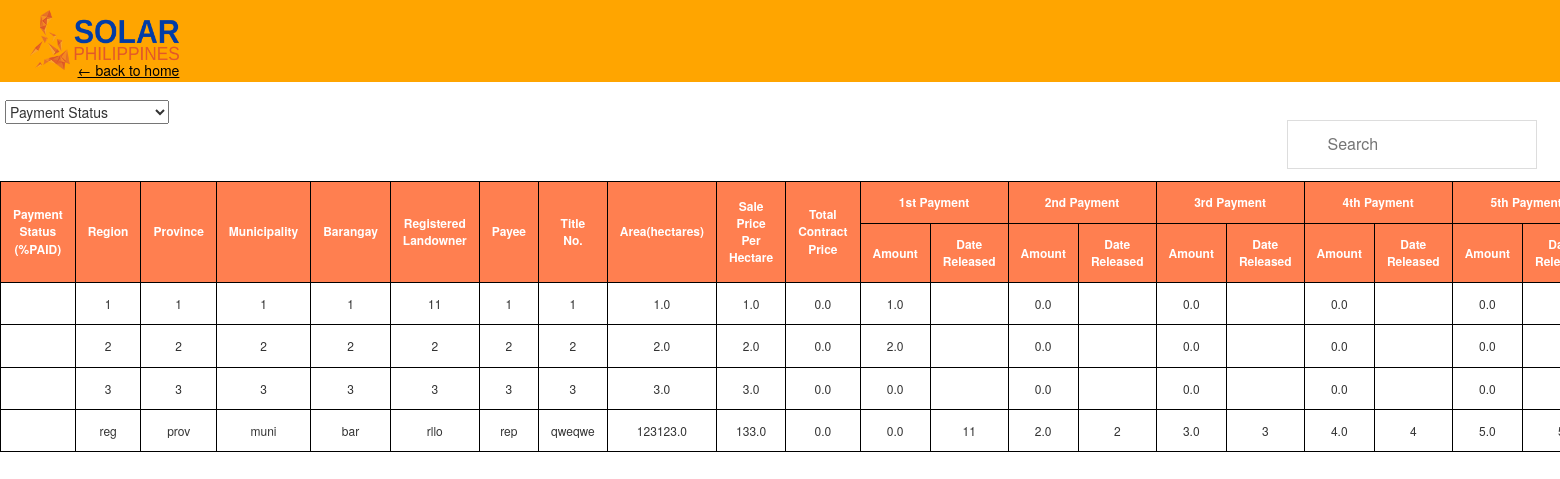
The page /homepage/salesview/ on the database as committed earlier.
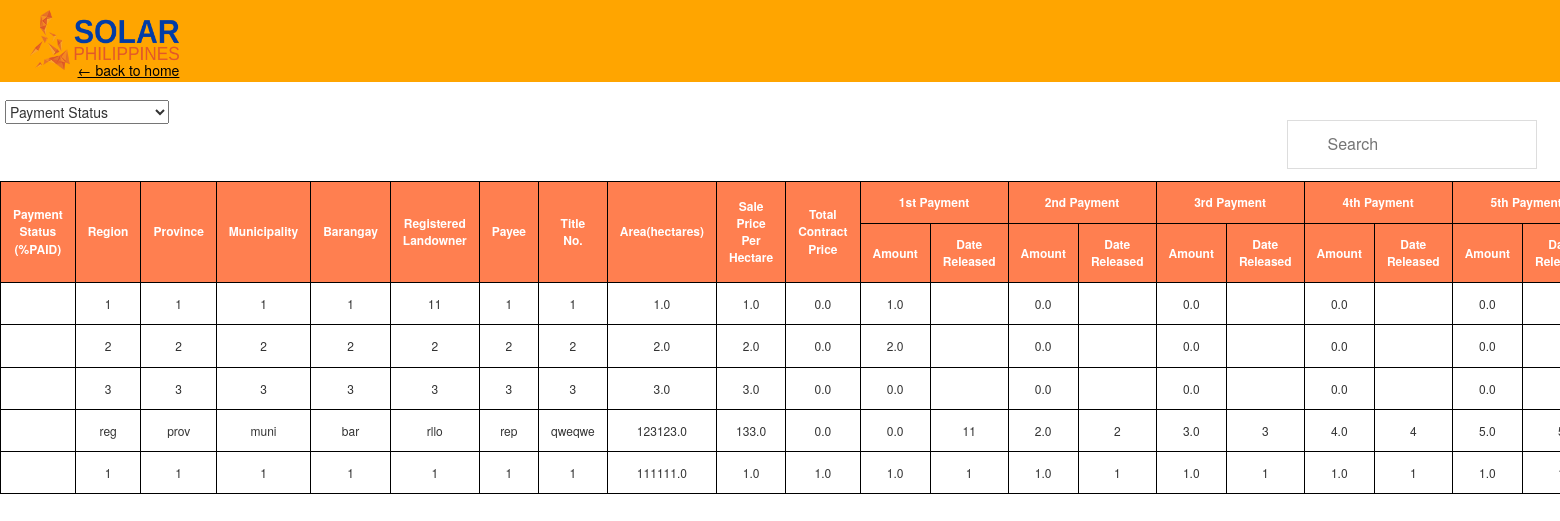
The same page on the database as committed later.
### SolarDB/models.py (models this page shows)
class salesProperty(models.Model):
    region = models.CharField(max_length = 255, default = "")
    province = models.CharField(max_length = 255, default = "")
    municipality = models.CharField(max_length = 255, default = "")
    barangay = models.CharField(max_length = 255, default = "")
    regLandOwner = models.CharField(max_length = 255, default = "")
    contactNum = models.CharField(max_length = 255, default = "")
    Address = models.CharField(max_length = 255, default = "")
    representative = models.CharField(max_length = 255, default = "")
    titleNum = models.CharField(max_length = 255, default = "")
    lotNum = models.CharField(max_length = 255, default = "")
    areaHectares = models.FloatField(default = None)
    surveyNum = models.CharField(max_length = 255, default = "")
    pricePerHectare = models.FloatField(default = None)
    totalContractPrice = models.FloatField(default = None)
    firstPayAmount = models.FloatField(default = None)
    firstPayDate = models.CharField( max_length = 255, default = "")
    secPayAmount = models.FloatField(default = 0)
    secPayDate = models.CharField( max_length = 255, default = "")
    thirdPayAmount = models.FloatField(default = 0)
    thirdPayDate = models.CharField(max_length = 255, default = "")
    fourthPayAmount = models.FloatField(default = 0)
    fourthPayDate = models.CharField(max_length = 255, default = "")
    fifthPayAmount = models.FloatField(default = 0)
    fifthPayDate = models.CharField(max_length = 255, default = "")
    sixthPayAmount = models.FloatField(default = 0)
    sixthPayDate = models.CharField(max_length = 255, default = "")
    seventhPayAmount = models.FloatField(default = 0)
    seventhPayDate = models.CharField(max_length = 255, default = "")
    eigthPayAmount = models.FloatField(default = 0)
    eigthPayDate = models.CharField(max_length = 255, default = "")
    ninthPayAmount = models.FloatField(default = 0)
    ninthPayDate = models.CharField(max_length = 255, default = "")
    tenthPayAmount = models.FloatField(default = 0)
    tenthPayDate = models.CharField(max_length = 255, default = "" )
    releasedPayment = models.FloatField(default=None)
    balance = models.FloatField(default=None)
    BIRcgt = models.FloatField(default=None)
    BIRdst = models.FloatField(default=None)
    LGUtransfer = models.FloatField(default=None)
    RODlra = models.FloatField(default=None)
    RODit = models.FloatField(default=None)
    OTHERSnotorial = models.FloatField(default=None)
    SUMother = models.FloatField(default=None)
    TAXother = models.FloatField(default=None)
    Payee = models.CharField(max_length = 255, default = "")
    area = models.FloatField(default = None)

### SolarDB/views.py (the view)
# urls.py: path('homepage/salesview/', views.salesview, name='salesviewpage'),
def salesview(request):
    all_properties =salesProperty.objects.all()
    context = {
            'all_properties':all_properties,
    }
    return render(request, 'displaysales.html',context)

### SolarDB/templates/displaysales.html (shortened to what this page needs)
{% load static %}
<!DOCTYPE html>
<html>
<head>
	<link href="{% static 'css/bootstrap.min.css' %}"rel="stylesheet">
	<link href="{% static 'css/stylecss.css' %}" rel="stylesheet" >
</head>
<body>
	<div>
        <div class="topnav" >
            <div class="topnav-back">
                <a href = "/homepage"><img src="{% static 'media/solarpic.png' %}" class="topnav-logo">
                <p id = "underLined" style = "width: 110px;">← back to home</p></a>
            </div>
            <select>
                <option value="0">Payment Status</option>
            </select>
            <input type="text" id="myInput" onkeyup="myFunction()" placeholder="Search" title="Search">
        </div>
            <table  id="myTable">
                <thead>
				    <tr>
				    	<th rowspan="2">Payment Status (%PAID)</th>
				    	<th rowspan="2">Region</th>
				    	<th rowspan="2">Province</th>
				    	<th rowspan="2">Municipality</th>
				    	<th rowspan="2">Barangay</th>
				    	<th rowspan="2">Registered Landowner</th>
				    	<th rowspan="2">Payee</th>
				    	<th rowspan="2">Title No.</th>
				    	<th rowspan="2">Area(hectares)</th>
				    	<th rowspan="2">Sale Price Per Hectare</th>
				    	<th rowspan="2">Total Contract Price</th>
				    	<th colspan="2">1st Payment</th>
				    	<th colspan="2">2nd Payment</th>
				    	<th colspan="2">3rd Payment</th>
				    	<th colspan="2">4th Payment</th>
				    	<th colspan="2">5th Payment</th>
				    </tr>
				    <tr>
				    	<th>Amount</th>
				    	<th>Date Released</th>
				    	<th>Amount</th>
				    	<th>Date Released</th>
				    	<th>Amount</th>
				    	<th>Date Released</th>
				    	<th>Amount</th>
				    	<th>Date Released</th>
				    	<th>Amount</th>
				    	<th>Date Released</th>
				    </tr>
                </thead>
                    {% for property  in all_properties%}
                <tr id="tr-hover">
				    <td> </td>
					<td> {{ property.region}}</td>
                    <td> {{ property.province}}</td>
                    <td> {{ property.municipality}}</td>
                    <td> {{ property.barangay}}</td>
                    <td> {{ property.regLandOwner}}</td>
                    <td> {{ property.representative}}</td>
                    <td> {{ property.titleNum}}</td>
                    <td> {{ property.areaHectares}}</td>
                    <td> {{ property.pricePerHectare}}</td>
                    <td> {{ property.totalContractPrice}}  </td>
                    <td> {{ property.firstPayAmount}}</td>
                    <td> {{ property.firstPayDate}}</td>
                    <td> {{ property.secPayAmount}}</td>
                    <td> {{ property.secPayDate}}</td>
                    <td> {{ property.thirdPayAmount}}</td>
                    <td> {{ property.thirdPayDate}}</td>
                    <td> {{ property.fourthPayAmount}}</td>
                    <td> {{ property.fourthPayDate}}</td>
                    <td> {{ property.fifthPayAmount}}</td>
                    <td> {{ property.fifthPayDate}}</td>
                </tr>
				 {% endfor%}
            </table>
        </div>
</body>
</html>

Rows that differ between the two databases and show on the page:
added salesProperty: region "1", province "1", municipality "1", barangay "1", regLandOwner "1", representative "1", titleNum "1", areaHectares "111111.0", pricePerHectare "1.0", totalContractPrice "1.0", firstPayAmount "1.0", firstPayDate "1", secPayAmount "1.0", secPayDate "1", thirdPayAmount "1.0", thirdPayDate "1", fourthPayAmount "1.0", fourthPayDate "1", fifthPayAmount "1.0"
